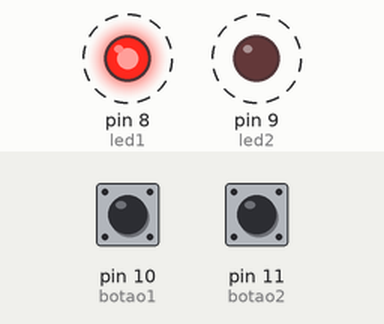
This sketch was run on a simulated Arduino Uno, built with avr-gcc and run on an emulated ATmega328P. Parts: output pins drawn as LEDs (lit = HIGH). Dashed ring = blinking. Inputs (shaded band) come from the test bench; at power-on: pin 10 (botao1) HIGH, pin 11 (botao2) LOW.

Above: at 2.0 s.
2.1 s: pin 10 (botao1) pulled LOW for 3.2 s
At 2.25 s:
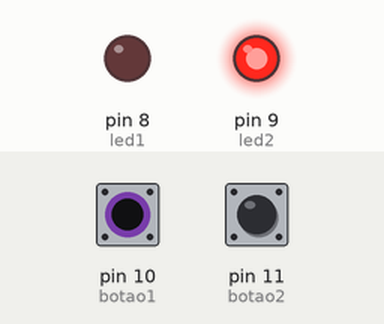
At 3.6 s:
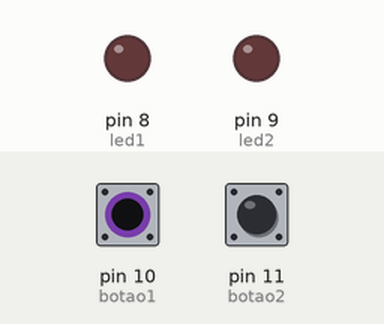
Timing chart, 0 to 12.8 s (numbered marks = the images above; inputs shaded):
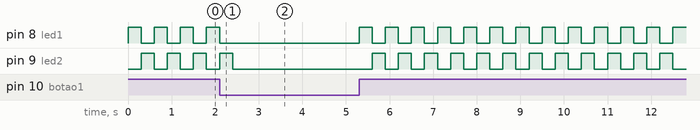

Measured:
- by itself, pin 8 (led1): repeats every 0.60 s: HIGH 0.30 s, LOW 0.30 s

The sketch:

sketch.ino
```cpp
int led1 = 8;
int led2 = 9;
int botao1 = 10;
int botao2 = 11;

void setup() {
  pinMode(led1, OUTPUT);
  pinMode(led2, OUTPUT);
  pinMode(botao1, INPUT);
  pinMode(botao2, INPUT);
}

void loop() {
  if(digitalRead(botao1) == HIGH){
      digitalWrite(led1, HIGH);
      digitalWrite(led2, LOW);
      delay(300);
      digitalWrite(led2, HIGH);
      digitalWrite(led1, LOW);
      delay(300);
  }
  else if(digitalRead(botao2) == HIGH){
      digitalWrite(led1, HIGH);
      digitalWrite(led2, LOW);
  }
  else{
    digitalWrite(led1, LOW);
    digitalWrite(led2, LOW);
  }

}
```
